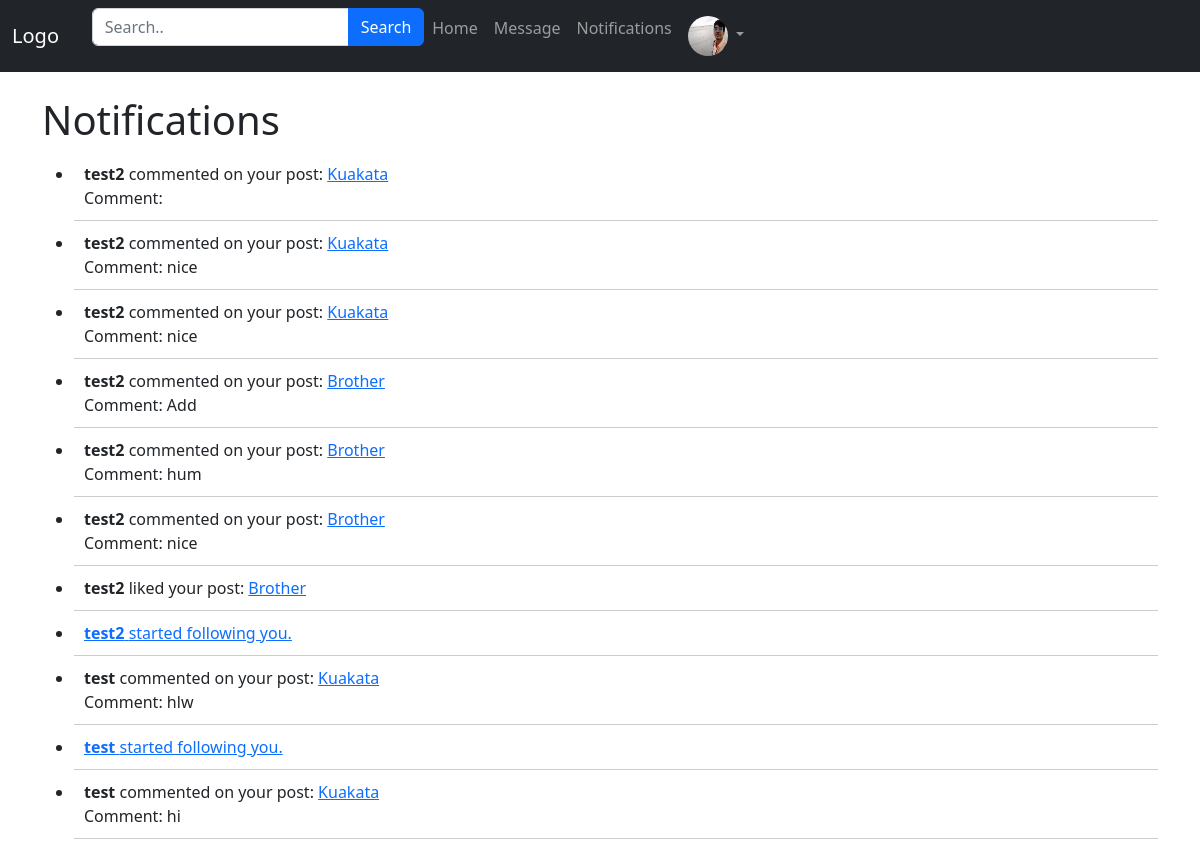
Page /post/notifications/ (signed in) on the earlier database version.
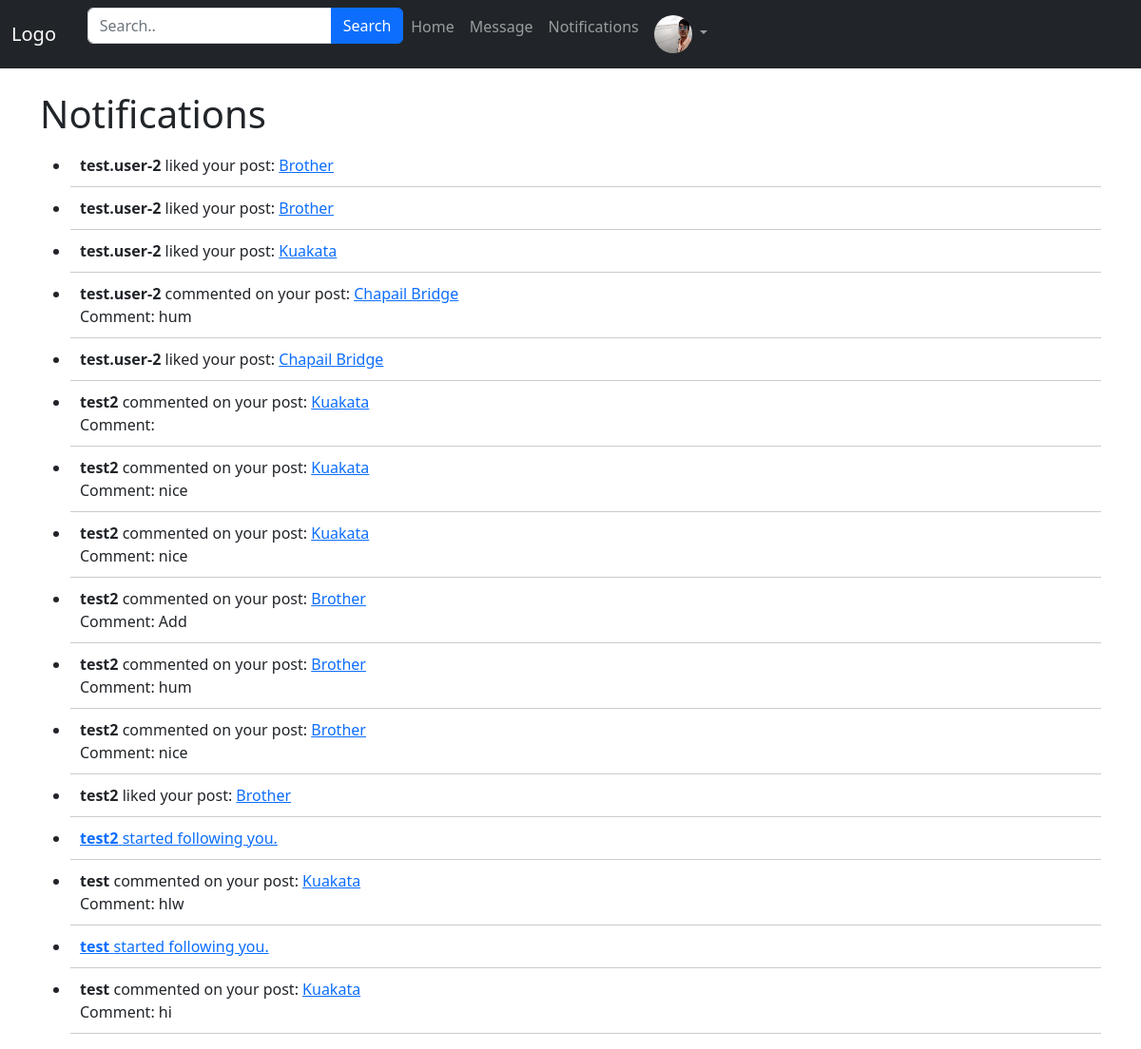
Same page on the later database version.
### App_Post/models.py (models this page shows, shortened)
class Notification(models.Model):
    user = models.ForeignKey(User, on_delete=models.CASCADE, related_name='notifications')
    notification_type = models.CharField(max_length=20)
    target = models.ForeignKey(User, on_delete=models.CASCADE, related_name='target_user')
    post = models.ForeignKey(Posts, on_delete=models.CASCADE, null=True, blank=True)
    comment = models.ForeignKey(Comment, on_delete=models.CASCADE, null=True, blank=True)
    date_created = models.DateTimeField(auto_now_add=True)
    class Meta:
        ordering = ['-date_created']

class Posts(models.Model):
    author = models.ForeignKey(User, on_delete=models.CASCADE, related_name='post')
    image = models.ImageField(upload_to='post_images')
    caption = models.CharField(max_length=264, blank= True)
    upload_date = models.DateTimeField(auto_now_add=True)
    update_date = models.DateTimeField(auto_now=True)
    class Meta:
        ordering=['-upload_date']

class Comment(models.Model):
    post = models.ForeignKey(Posts, on_delete=models.CASCADE, related_name='comments')
    author = models.ForeignKey(User, on_delete=models.CASCADE)
    content = models.TextField()
    timestamp = models.DateTimeField(auto_now_add=True)
    class Meta:
        ordering = ['-timestamp']

### App_Post/views.py (the view)
# urls.py: path('notifications/', views.notifications, name='notifications'),
@login_required
def notifications(request):
    notifications = Notification.objects.filter(user=request.user)
    return render(request, 'App_Post/notifications.html', {'notifications': notifications})

### templates/App_Post/notifications.html (shortened to what this page needs)
{% extends 'navbar.html' %}
{% load crispy_forms_tags %}
{% block body_block %}
  <h1>Notifications</h1>
  {% if notifications %}
    <ul>
      {% for notification in notifications %}
        <li class="notification">
          {% if notification.notification_type == 'Like' %}
            <strong>{{ notification.target.username }}</strong> liked your post:
            <a href="{% url 'App_Post:post_details' post_id=notification.post.pk %}">{{ notification.post.caption }}</a>
          {% elif notification.notification_type == 'Comment' %}
            <strong>{{ notification.target.username }}</strong> commented on your post:
            <a href="{% url 'App_Post:post_details' post_id=notification.post.pk %}">{{ notification.post.caption }}</a>
            <br>
            Comment: {{ notification.comment.content }}
          {% elif notification.notification_type == 'Follow' %}
            <a href="{% url 'App_Login:user' username=notification.target.username %}">
              <strong>{{ notification.target.username }}</strong> started following you.
            </a>
          {% endif %}
        </li>
      {% endfor %}
    </ul>
  {% else %}
    <p>No notifications found.</p>
  {% endif %}
{% endblock %}

Differences in the rows shown:
added Notification: target.username "test.user-2", post.caption "Brother"
added Notification: target.username "test.user-2", post.caption "Brother"
added Notification: target.username "test.user-2", post.caption "Kuakata"
added Notification: target.username "test.user-2", post.caption "Chapail Bridge", comment.content "hum"
added Notification: target.username "test.user-2", post.caption "Chapail Bridge"
